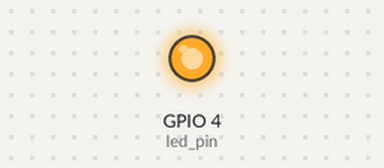
Bench run of a sketch on a simulated ESP32. On the bench: output pins drawn as LEDs (lit = HIGH).

Above: at 0.16 s.
At 39.7 s:
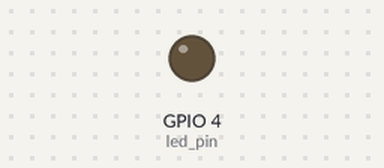
Timing chart, 0 to 40.3 s (numbered marks = the images above):
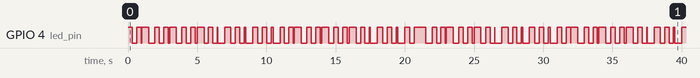

Measured:
- by itself, GPIO 4 (led_pin): moves between LOW and HIGH, repeating every 31.0 s
- by itself, everything shown: repeats every 11.0 s, in 34 steps

The sketch:

Actividad_01.ino
```cpp
/* Con este codigo se realizan dos tareas las cuales experimentando con su prioridad. Las tareas tienen la condiciones de tener mayor o menor prioridad y por lo tanto se logra ver más*/

#if CONFIG_FREERTOS_UNICORE
static const BaseType_t app_cpu = 0;
#else
static const BaseType_t app_cpu = 1;
#endif


static const int rate_1 = 500;  // ms
static const int rate_2 = 323;  // ms


static const int led_pin = 4;


void toggleLED_1(void *parameter) {
  while(1) {
    digitalWrite(led_pin, HIGH);
    vTaskDelay(rate_1 / portTICK_PERIOD_MS);
    digitalWrite(led_pin, LOW);
    vTaskDelay(rate_1 / portTICK_PERIOD_MS);
  }
}


void toggleLED_2(void *parameter) {
  while(1) {
    digitalWrite(led_pin, HIGH);
    vTaskDelay(rate_2 / portTICK_PERIOD_MS);
    digitalWrite(led_pin, LOW);
    vTaskDelay(rate_2 / portTICK_PERIOD_MS);
  }
}


void setup() {


  pinMode(led_pin, OUTPUT);


  xTaskCreatePinnedToCore(
              toggleLED_1,
              "Toggle 1",
              1024,
              NULL,
              1,
              NULL,
              app_cpu);


  xTaskCreatePinnedToCore(
              toggleLED_2,
              "Toggle 2",
              1024,
              NULL,
              1,
              NULL,
              app_cpu);


}


void loop() {


}
```
